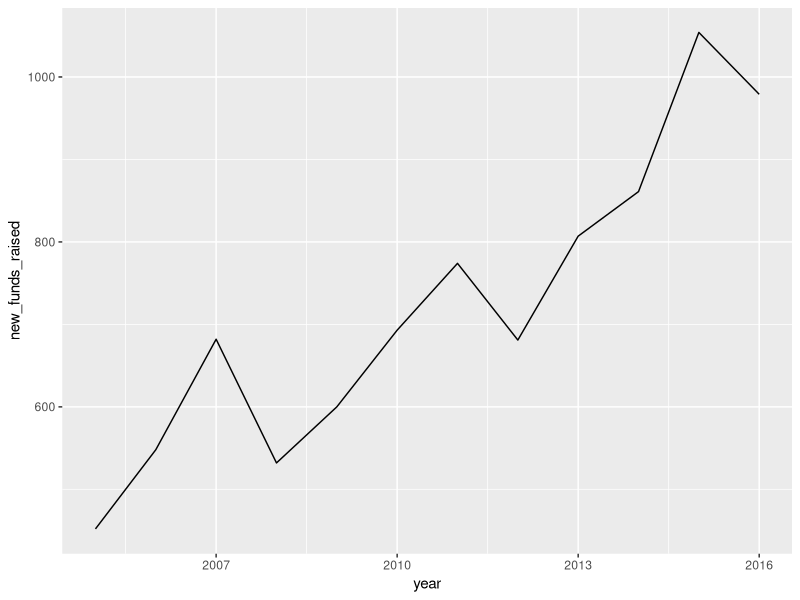

Source code (R): (Note: this script raises an error after producing the figure.)
# ggplot2 theme to use later

theme_chris <- function (base_size = 12, base_family = "serif", ticks = TRUE) 
{
  ret <- theme_bw(base_family = base_family, base_size = base_size) + 
    theme(legend.background = element_blank(), legend.key = element_blank(), 
          panel.border = element_blank(), 
          strip.background = element_blank(), 
          panel.background = element_rect(fill = "#94B1C533", colour = NA),
          plot.background = element_rect(fill = "#ffffff"),
          axis.line = element_blank(), 
          panel.grid = element_blank(),
          axis.text.x = element_text(colour = "#2a3132"),
          axis.title.x = element_text(colour = "#2a3132"),
          axis.title.y = element_text(colour="#2a3132"),
          axis.text.y = element_text(colour="#2a3132"),
          axis.title = element_text(colour = "#2a3132"),
          plot.title = element_text(colour = "#2a3132", 
                                    margin = margin(0,0,10,0)),
          plot.subtitle = element_text(colour = "#2a3132"),
          plot.caption = element_text(colour = "#2a3132"),
          legend.title = element_text(colour = "#2a3132"),
          legend.text = element_text(colour = "#2a3132"))
  if (!ticks) {
    ret <- ret + theme(axis.ticks = element_blank())
  }
  ret
}


# import yearly data (total, summed values, not means or medians)
# dataset compiled from historical Ross-CASE reports

library(readr)

fund_df <- read_csv("year_sum.csv")

# quick look at data

library(dplyr)

glimpse(fund_df)

library(ggplot2)

ggplot(fund_df, aes(x = year,
                    y = new_funds_raised)) +
  geom_line()


# create contactable alumni x100 variable to place values on equivalent scale

fund_df <-
  fund_df %>%
  mutate(contact_alum_x100 = contactable_alumni * 100)


# create tidy dataframe

library(tidyr)

fund_tidy <-
  fund_df %>%
  gather(kpi, value, - year) %>%
  mutate(kpi = as.factor(kpi))

glimpse(fund_tidy)


# create animated plot

library(gganimate)
library(transformr)

first_animate <-
  fund_tidy %>%
  filter(kpi != "contactable_alumni") %>%
  ggplot(aes(x = year, 
             y = value,
             colour = kpi)) +
  geom_line() +
  transition_reveal(kpi, year) +
  labs(title = "Trends in University Fundraising KPIs Over Time",
       subtitle = "Data from Ross-CASE reports",
       x = "Year",
       y = 'Value',
       caption = "y axis labelling omitted due to differences in scale between KPIs",
       colour = "KPI") +
  scale_colour_discrete(labels = c("Cash received", 
                                   "Contactable alumni",
                                   "Fundraising staff",
                                   "New funds raised")) +
  scale_y_discrete(labels = NULL) +
  theme_chris()


# animate and save

first_animated <- animate(first_animate, height = 500, width = 800)

anim_save("first_animated.gif", animation = first_animated)



# create non-animated plot with trendlines

fund_tidy %>%
  filter(kpi != "contactable_alumni") %>%
  ggplot(aes(x = year, 
             y = value,
             colour = kpi)) +
  geom_line() +
  geom_smooth(method = "lm", linetype = "dashed", se = FALSE) +
  labs(title = "Trends in University Fundraising KPIs Over Time",
       subtitle = "Data from Ross-CASE reports",
       x = "Year",
       y = 'Value',
       caption = "y axis labelling omitted due to differences in scale between KPIs",
       colour = "KPI") +
  scale_colour_discrete(labels = c("Cash received", 
                                   "Contactable alumni",
                                   "Fundraising staff",
                                   "New funds raised")) +
  scale_y_discrete(labels = NULL) +
  theme_chris()


#---- create linear model and augmented dataframe ----

# build pre-filtered dataframe

fund_tidy2 <-
  fund_tidy %>%
  filter(kpi != "contactable_alumni")


# build linear model

lin_mod <- lm(value ~ year + kpi, data = fund_tidy2)


# augment linear model to produce tidy dataframe with fitted values

library(broom)

aug_mod <- augment(lin_mod)


# create animated graph

aug_animate <-
  aug_mod %>%
  ggplot(aes(x = year, 
             y = value,
             colour = kpi)) +
  geom_line(aes(group = kpi, y = .fitted), size = 0.5, linetype = "dashed") +
  geom_point(size = 2) +
  geom_line(aes(group = kpi)) +
  transition_reveal(kpi, year) +
  labs(title = "Trends in University Fundraising KPIs Over Time",
       subtitle = "Data from Ross-CASE reports",
       x = "Year",
       y = 'Value',
       caption = "y axis labelling omitted due to differences in scale between KPIs",
       colour = "KPI") +
  scale_colour_discrete(labels = c("Cash received", 
                                   "Contactable alumni",
                                   "Fundraising staff",
                                   "New funds raised")) +
  theme_chris()

# animate and save

aug_animated <- animate(aug_animate, height = 500, width = 800)

anim_save("aug_animated.gif", animation = aug_animated)



#---- build multiple models for animated plot with trendlines ----

# build nested tibble

fund_nested <-
  fund_tidy2 %>%
  group_by(kpi) %>%
  nest()


# build separate regression models

fund_models <- 
  fund_nested %>%
  mutate(lm_mod = map(data, 
                     ~lm(formula = value ~ year, 
                         data = .x)))


# augment models and unnest tibble 

fund_models_aug <-
  fund_models %>%
  mutate(aug = map(lm_mod, ~augment(.x))) %>% 
  unnest(aug)


case_animate <-
fund_models_aug %>%
  ggplot(aes(x = year, 
             y = value,
             colour = kpi)) +
  geom_line(aes(group = kpi, y = .fitted), size = 0.5, linetype = "dashed") +
  geom_point(size = 2) +
  geom_line(aes(group = kpi)) +
  transition_reveal(kpi, year) +
  labs(title = "Trends in University Fundraising KPIs Over Time",
       subtitle = "Data from Ross-CASE reports",
       x = "Year",
       y = 'Value',
       caption = "y axis labelling omitted due to differences in scale between KPIs",
       colour = "KPI") +
  scale_colour_discrete(labels = c("Cash received", 
                                   "Contactable alumni",
                                   "Fundraising staff",
                                   "New funds raised")) +
  scale_fill_discrete() +
  theme_chris()


# animate and save

case_animation <- animate(case_animate, height = 500, width = 800)

anim_save("case_animation.gif", animation = case_animation)
